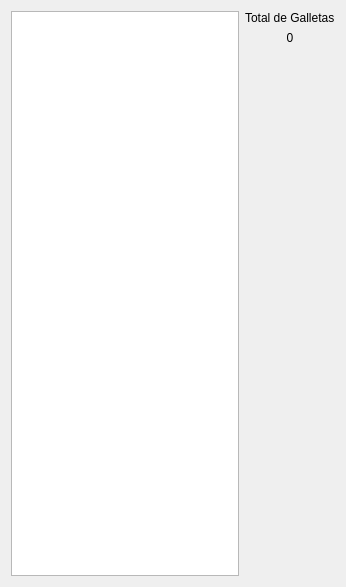
<?xml version="1.0" encoding="UTF-8"?>
<ui version="4.0">
 <class>VentanaAlmacenTerminal</class>
 <widget class="QWidget" name="VentanaAlmacenTerminal">
  <property name="geometry">
   <rect>
    <x>0</x>
    <y>0</y>
    <width>346</width>
    <height>587</height>
   </rect>
  </property>
  <property name="minimumSize">
   <size>
    <width>346</width>
    <height>587</height>
   </size>
  </property>
  <property name="maximumSize">
   <size>
    <width>346</width>
    <height>587</height>
   </size>
  </property>
  <property name="windowTitle">
   <string>Almacen Terminal</string>
  </property>
  <property name="windowIcon">
   <iconset resource="imagenes.qrc">
    <normaloff>:/imagenes/Imagenes/iconoAlmacenS.png</normaloff>:/imagenes/Imagenes/iconoAlmacenS.png</iconset>
  </property>
  <layout class="QVBoxLayout" name="verticalLayout_2">
   <item>
    <layout class="QHBoxLayout" name="horizontalLayout">
     <item>
      <widget class="QTextBrowser" name="cuadroDepositos"/>
     </item>
     <item>
      <layout class="QVBoxLayout" name="verticalLayout">
       <item>
        <widget class="QLabel" name="total">
         <property name="text">
          <string>Total de Galletas</string>
         </property>
        </widget>
       </item>
       <item>
        <widget class="QLabel" name="totalValor">
         <property name="text">
          <string>0</string>
         </property>
         <property name="alignment">
          <set>Qt::AlignCenter</set>
         </property>
        </widget>
       </item>
       <item>
        <spacer name="verticalSpacer">
         <property name="orientation">
          <enum>Qt::Vertical</enum>
         </property>
         <property name="sizeHint" stdset="0">
          <size>
           <width>20</width>
           <height>40</height>
          </size>
         </property>
        </spacer>
       </item>
      </layout>
     </item>
    </layout>
   </item>
  </layout>
 </widget>
 <resources>
  <include location="imagenes.qrc"/>
 </resources>
 <connections/>
</ui>
